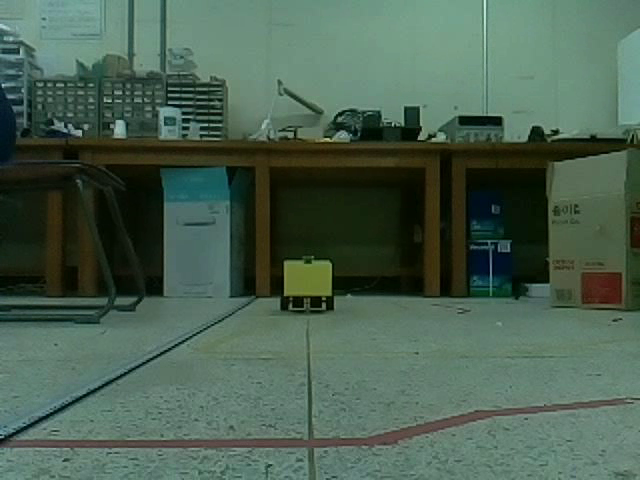
#> input picture frame 20 of 잡탕/robot/200,0.avi, 640 x 480 px
$ python image.py
#> lines starting #> are read from the running program, lines starting #| are printed output that depends on the picture; after the words box and inside, x2 and y2 are one past the last pixel; in counts of white or black regions, pixels touching at a corner belong together; pictures that were not available may be replaced by others from this repository, and a replacement may not be noted
import cv2
import os
import numpy as np
import matplotlib.pylab as plt
def createFolder(directory):
	try:
		if not os.path.exists(directory):
			os.makedirs(directory)
	except OSError:
		print('directory')
video_name=['200,0.avi','210,0.avi','220,0.avi']
my_robot_img = []
for i in video_name:
    cap = cv2.VideoCapture(i)
    cnt=3500
    dir= '0'
    while cap.isOpened():
        ret, frame = cap.read()
#> frame is the input picture: shape (480, 640, 3); mean B, G, R 80.9, 96.8, 74.2
        print(None==frame)
#> (printed output is left out)
        print('type',frame is None)#,type(frame),len(frame))
#| type False
        # if   all(frame == None)==True:
        #     break
        if (cv2.waitKey(1) & 0xFF == ord('q')) or (frame is None):
#> (key q is pressed here)
            print('stop')
            break
        my_robot_img.append(frame)
        cv2.imshow('video', frame)
        cnt=cnt+1

    cap.release()
    cv2.destroyAllWindows()
my_robot_hist_data=[]
x=[]


for i in range(len(my_robot_img)):
    # print(i)

    img_resize = cv2.resize(my_robot_img[i], (600, 400), interpolation=cv2.INTER_LINEAR)
    hsv_img = cv2.cvtColor(img_resize, cv2.COLOR_BGR2HSV)
    # img = cv2.imread('box.jpg')

    lower_orange = (10, 101, 74)  #
    upper_orange = (77, 225, 166)  #
    thresh = cv2.inRange(hsv_img, lower_orange, upper_orange)
    kernel = cv2.getStructuringElement(cv2.MORPH_ELLIPSE, (5, 7))
    thresh_open = cv2.morphologyEx(thresh, cv2.MORPH_OPEN, kernel)
    test = np.count_nonzero(thresh_open > 1.0, axis=0)
    test2 = np.count_nonzero(thresh_open > 1.0, axis=1)


    data = test.tolist()
    data = data + test2.tolist()
    print(data)
    x.append(data)
#> this loop made 6 passes
#> (printed output is left out)
#> pass 1, `img_resize = cv2.resize(my_robot_img[i], (600, 400), interpolation=cv2..`:
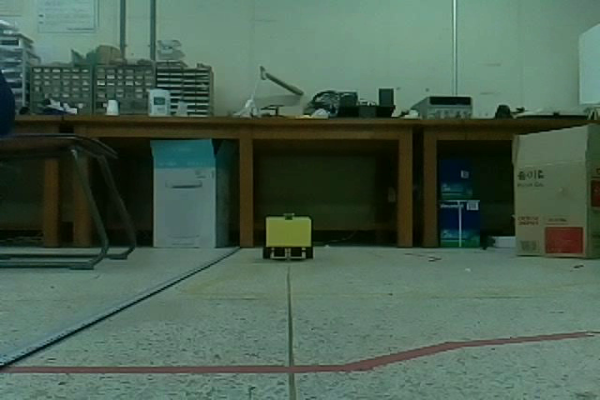
#> img_resize: shape (400, 600, 3); mean of channels 0, 1, 2 80.8, 96.7, 74.1; drawn as B, G, R
#> pass 1, `thresh = cv2.inRange(hsv_img, lower_orange, upper_orange)`:
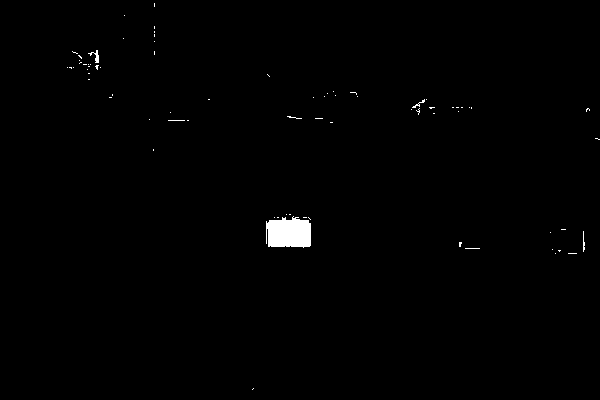
#> thresh: shape (400, 600); 0.65% white; 75 white regions (71 under 20 px), largest, box (x1, y1, x2, y2) and area: (266, 216, 311, 248) 1207, (88, 50, 99, 63) 51, (412, 99, 425, 108) 29, (583, 231, 585, 252) 28
#> pass 1, `thresh_open = cv2.morphologyEx(thresh, cv2.MORPH_OPEN, kernel)`:
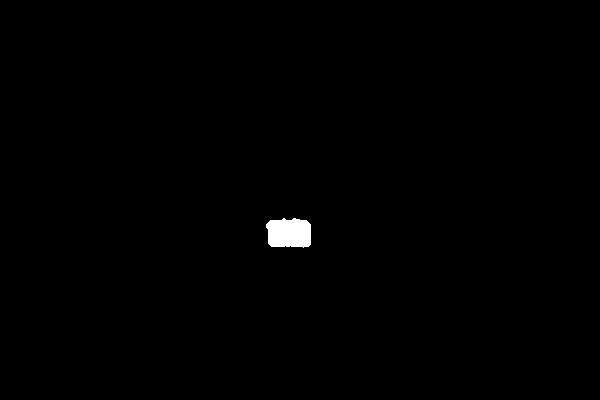
#> thresh_open: shape (400, 600); 0.49% white; 1 white region, box (x1, y1, x2, y2) and area: (266, 218, 311, 248) 1165
#> after the loop: hsv_img: shape (400, 600, 3); mean H, S, V 63.2, 96.4, 98.1
#> after the loop:
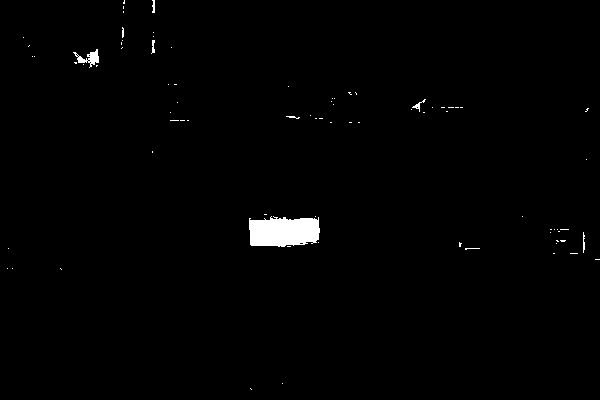
#> thresh: shape (400, 600); 1% white; 80 white regions (73 under 20 px), largest, box (x1, y1, x2, y2) and area: (249, 216, 320, 247) 1826, (73, 49, 99, 68) 191, (412, 99, 426, 112) 43
#> after the loop, x = 6 items


# y_arr=np.array(y)
print(x)
x_arr= np.array(x)
# print(y_arr.shape)
print(x_arr.shape)
# [6 lines of commented-out code are left out]
plt.pcolor(x_arr)#,bins=bin)
plt.colorbar()
plt.show()
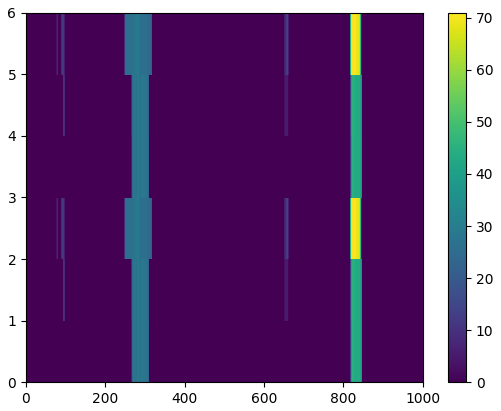
#> figure drawn by matplotlib, 2 panels

$ run again, starting later in the video
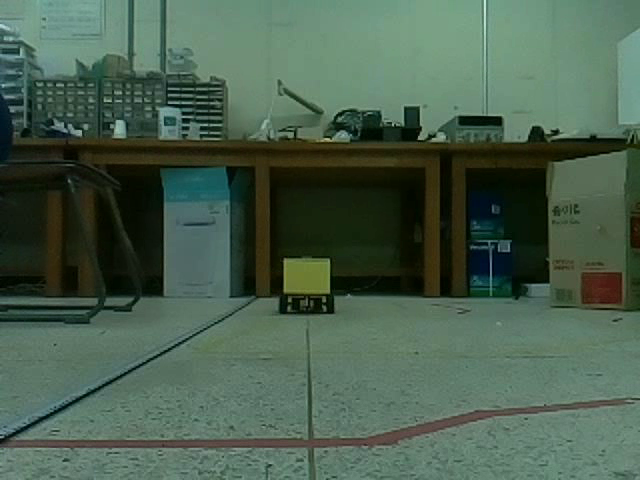
#> input picture frame 91 of 잡탕/robot/200,0.avi, 640 x 480 px
#> frame is the input picture: shape (480, 640, 3); mean B, G, R 78.1, 95.4, 73.6
#> (printed output is left out)
#| type False
#> my_robot_hist_data = []
#> the loop `for i in range(len(my_robot_img)):` made 6 passes
#> pass 1, `thresh = cv2.inRange(hsv_img, lower_orange, upper_orange)`:
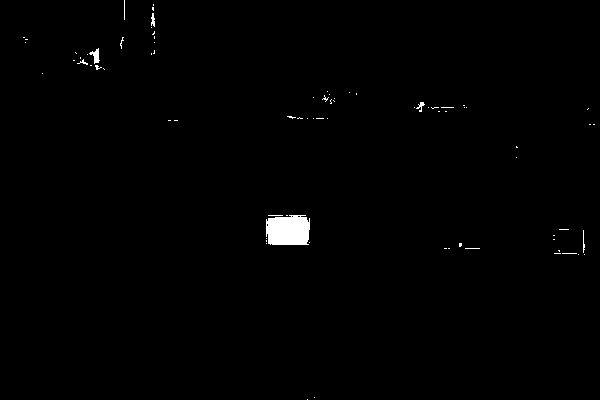
#> thresh: shape (400, 600); 0.71% white; 78 white regions (71 under 20 px), largest, box (x1, y1, x2, y2) and area: (266, 215, 310, 245) 1189, (89, 48, 100, 64) 82, (151, 13, 155, 27) 38
#> `plt.show()`:
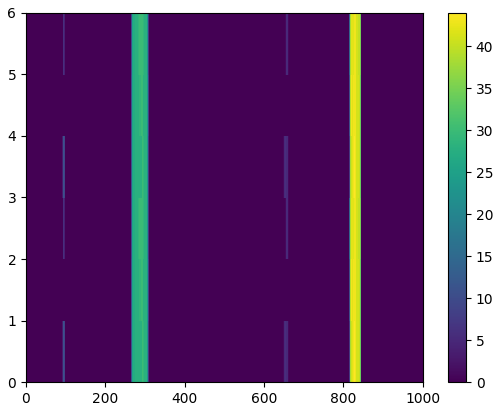
#> figure drawn by matplotlib, 2 panels

$ run again, starting later in the video
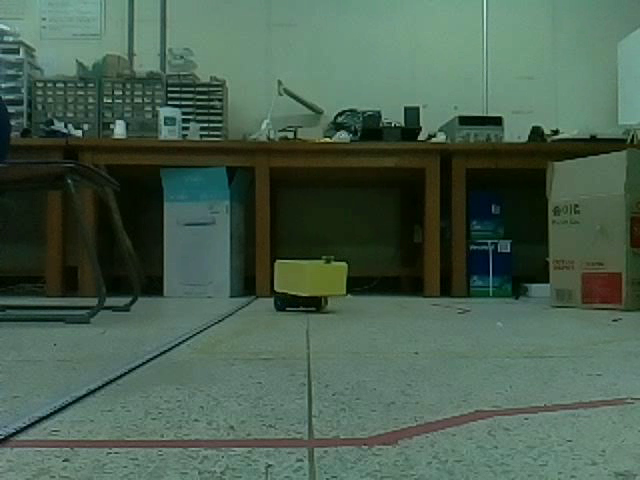
#> input picture frame 162 of 잡탕/robot/200,0.avi, 640 x 480 px
#> frame is the input picture: shape (480, 640, 3); mean B, G, R 79.5, 95.8, 73
#> (printed output is left out)
#| type False
#> my_robot_hist_data = []
#> the loop `for i in range(len(my_robot_img)):` made 6 passes
#> pass 1, `thresh = cv2.inRange(hsv_img, lower_orange, upper_orange)`:
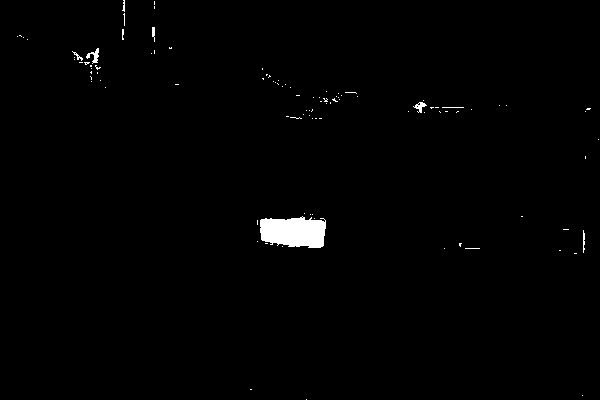
#> thresh: shape (400, 600); 0.96% white; 103 white regions (95 under 20 px), largest, box (x1, y1, x2, y2) and area: (260, 216, 326, 248) 1710, (86, 48, 99, 64) 86, (413, 102, 427, 113) 67
#> `plt.show()`:
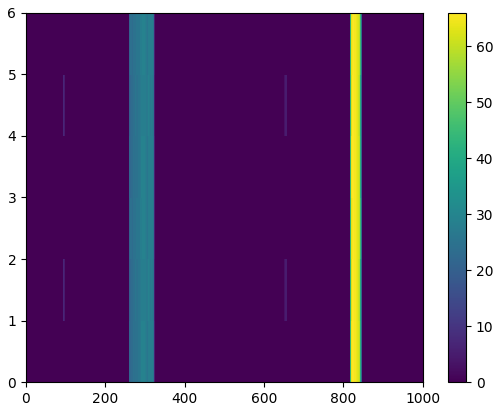
#> figure drawn by matplotlib, 2 panels
